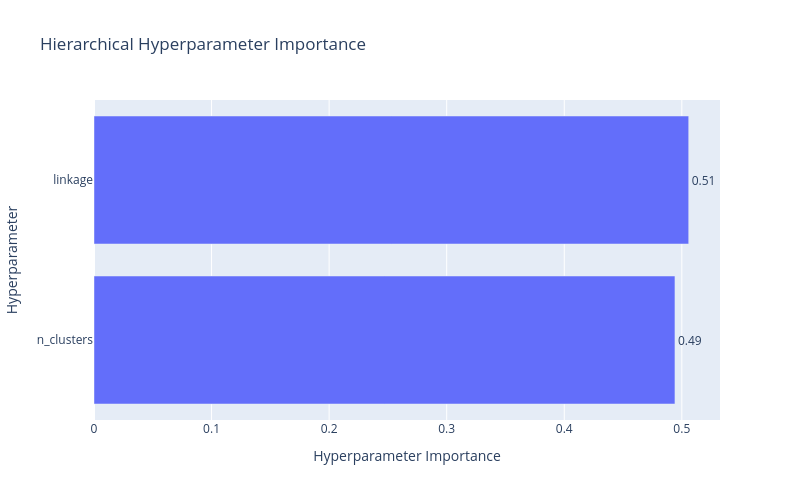

Notebook code for this chart:
### Code cell
# Cell 8.4: Optuna Parameter Importance - Hierarchical
"""
Identify which hyperparameters had the greatest impact on silhouette score.
"""
fig = vis.plot_param_importances(study_hc)
fig.update_layout(
    title="Hierarchical Hyperparameter Importance",
    width=800,
    height=500
)
fig.show()

### Figure 1 — Plotly figure (JSON) as saved in the notebook; plotly's stock layout.template omitted (floating-point values rounded to 4 significant figures)
{"data": [{"cliponaxis": false, "hovertemplate": ["n_clusters (IntDistribution): 0.4941504782487389<extra></extra>", "linkage (CategoricalDistribution): 0.5058495217512611<extra></extra>"], "name": "Objective Value", "orientation": "h", "text": ["0.49", "0.51"], "textposition": "outside", "type": "bar", "x": [0.4942, 0.5058], "y": ["n_clusters", "linkage"]}], "layout": {"height": 500, "title": {"text": "Hierarchical Hyperparameter Importance"}, "width": 800, "xaxis": {"title": {"text": "Hyperparameter Importance"}}, "yaxis": {"title": {"text": "Hyperparameter"}}}}
